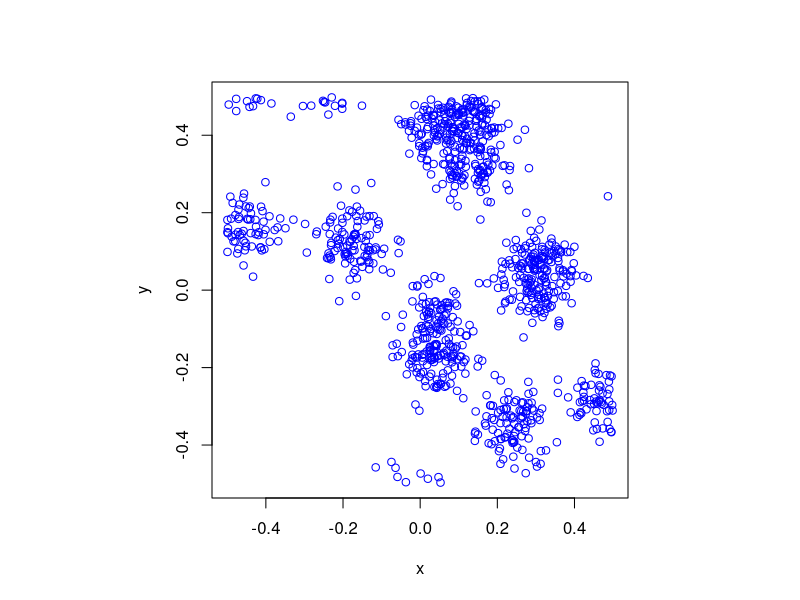

Write the R code that produced this figure. (Note: this script raises an error after producing the figure.)
#Simulate a Thomas cluster point process on a rectangle.
#Author: H. Paul Keeler, 2018.

#Simulation window parameters
xMin=-.5;
xMax=.5;
yMin=-.5;
yMax=.5;

#Parameters for the parent and daughter point processes
lambdaParent=10;#density of parent Poisson point process
lambdaDaughter=100;#mean number of points in each cluster
sigma=0.05; #sigma for normal variables (ie random locations) of daughters

#Extended simulation windows parameters
rExt=7*sigma; #extension parameter 
#for rExt, use factor of deviation sigma eg 6 or 7
xMinExt=xMin-rExt;
xMaxExt=xMax+rExt;
yMinExt=yMin-rExt;
yMaxExt=yMax+rExt;
#rectangle dimensions
xDeltaExt=xMaxExt-xMinExt;
yDeltaExt=yMaxExt-yMinExt;
areaTotalExt=xDeltaExt*yDeltaExt; #area of extended rectangle

#Simulate Poisson point process for the parents
numbPointsParent=rpois(1,areaTotalExt*lambdaParent);#Poisson number of points
#x and y coordinates of Poisson points for the parent
xxParent=xMinExt+xDeltaExt*runif(numbPointsParent);
yyParent=yMinExt+yDeltaExt*runif(numbPointsParent);

#Simulate Poisson point process for the daughters (ie final poiint process)
numbPointsDaughter=rpois(numbPointsParent,lambdaDaughter); 
numbPoints=sum(numbPointsDaughter); #total number of points

#Generate the (relative) locations in Cartesian coordinates by 
#simulating independent normal variables
xx0=rnorm(numbPoints,0,sigma);
yy0=rnorm(numbPoints,0,sigma);

#replicate parent points (ie centres of disks/clusters)
xx=rep(xxParent,numbPointsDaughter);
yy=rep(yyParent,numbPointsDaughter);

#translate points (ie parents points are the centres of cluster disks)
xx=xx+xx0;
yy=yy+yy0;

#thin points if outside the simulation window
booleInside=((xx>=xMin)&(xx<=xMax)&(yy>=yMin)&(yy<=yMax));
#retain points inside simulation window
xx=xx[booleInside]; 
yy=yy[booleInside]; 

#Plotting
par(pty="s")
plot(xx,yy,'p',xlab='x',ylab='y',col='blue');

library(spatstat);
#Simulate and plot (in one line) Matern cluster point process 
plot(rMatClust(lambdaParent,radiusCluster,lambdaDaughter,c(xMin,xMax,yMin,yMax)));
